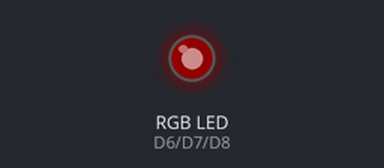
This sketch was run on a simulated ESP8266 (NodeMCU). Parts: an RGB LED mixed from three pins (HIGH = lit). Dim RGB values are drawn brighter than linear.

Above: at 0.15 s.
At 4.06 s:
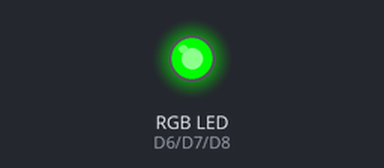
At 9.47 s:
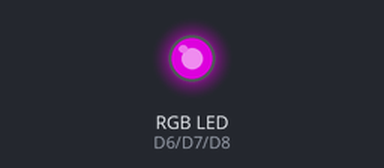
At 19.41 s:
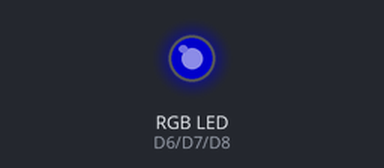
At 28.73 s:
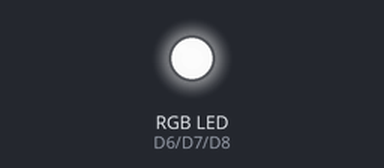
At 38.96 s:
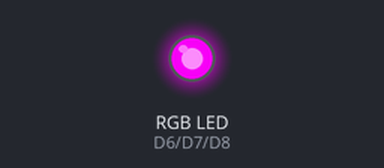
Timing chart, 0 to 39.4 s (numbered marks = the images above):
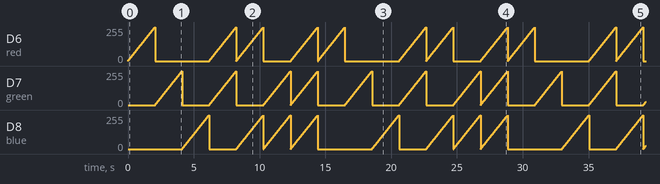

The sketch:

Rgb_led.ino
```cpp
/*
 *  Credits: https://www.plusivo.com
 *
 *  Lesson 3: RGB LED
 *
 *  The main purpose of the code is to show how to use the
 *  PWM technique and how to change the brightness and the colour
 *  of a RGB LED.
 *
 *  An RGB LED consist of 3 LEDs into the same body. These LEDs have
 *  different colour (RED, GREEN and BLUE).
 *
 *  Moreover, you will learn how to create your own functions in
 *  order to better organize your code.
 *
 *  Please connect the RGB LED accordingly, otherwise you will burn the LED.
 *  More information about the connections can be found in the guide.
*/

//create 3 variables that are used to stores the pins to which is the LED
//attached
const int red = D6;
const int green = D7;
const int blue = D8;

void setup()
{
  //declase the pins as OUTPUT
  pinMode(red, OUTPUT);
  pinMode(green, OUTPUT);
  pinMode(blue, OUTPUT);
}

//below, we have created 3 new functions called "single", "duo" and "all".

//"single" function fades just one led
//it requires one int parameter, which represents the pin of the led
//to fade
void single (int ledPin)
{
  //PWM is generated using 10 bits, so it ranges between
  //0 and 1023 (2^10 = 1024)

  for (int fade = 0; fade < 1024; fade++)
  {
    //set the brightness of the led using analogWrite();
    analogWrite(ledPin, fade);

    delay(2);//wait for 2 milliseconds
  }

  //turn off the led
  analogWrite(ledPin, 0);
}

//"duo" function fades two leds at the same time
//it requires two int parameters, which represents the pins of
//the leds to fade
void duo (int firstLed, int secondLed)
{
  for (int fade = 0; fade < 1024; fade++)
  {
    //set the brightness of the leds using analogWrite();
    analogWrite(firstLed, fade);
    analogWrite(secondLed, fade);
    delay(2);//wait for 2 milliseconds
  }

  //turn off both leds
  analogWrite(firstLed, 0);
  analogWrite(secondLed, 0);
}

//the last function created is "all()"
//it required three int parameters which represents all three pins of
//the leds
void all (int firstLed, int secondLed, int thirdLed)
{
  for (int fade = 0; fade < 1024; fade++)
  {
    //set the brightness of the LEDs using analogWrite();
    analogWrite(firstLed, fade);
    analogWrite(secondLed, fade);
    analogWrite(thirdLed, fade);
    delay(2);//wait for 2 milliseconds
  }

  //turn off all LEDs
  analogWrite(firstLed, 0);
  analogWrite(secondLed, 0);
  analogWrite(thirdLed, 0);
}

void loop()
{
  //in the loop function we are going to call
  //the previously created functions

  //we are going to turn on the LEDs one by one
  single(red);
  single(green);
  single(blue);

  //turn on LEDs two by two
  duo(red, green);
  duo(red, blue);
  duo(green, blue);

  //turn on all 3 LEDs
  all(red, green, blue);
}
```
